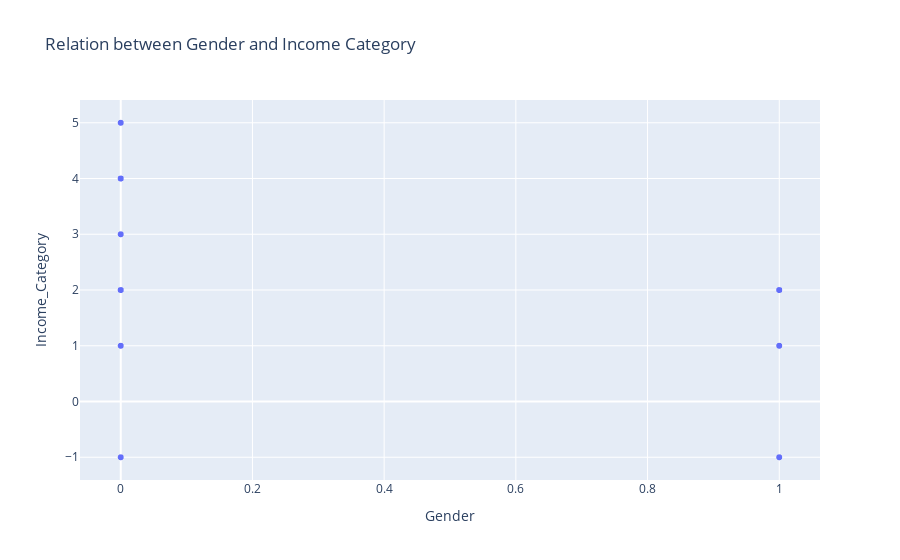

The cell this chart's notebook holds for it:
### Code cell
fig = px.scatter(data, x= 'Gender', y='Income_Category',title= 'Relation between Gender and Income Category')
fig.show()

### Figure 1 — Plotly figure (JSON) as saved in the notebook; plotly's stock layout.template omitted (floating-point values rounded to 4 significant figures; data arrays with more than 128 entries replaced by an {"elided": "..."} marker saying what was removed)
{"data": [{"hovertemplate": "Gender=%{x}<br>Income_Category=%{y}<extra></extra>", "legendgroup": "", "marker": {"color": "#636efa", "symbol": "circle"}, "mode": "markers", "name": "", "showlegend": false, "type": "scattergl", "x": {"elided": "10127 float values"}, "xaxis": "x", "y": {"elided": "10127 int values"}, "yaxis": "y"}], "layout": {"legend": {"tracegroupgap": 0}, "title": {"text": "Relation between Gender and Income Category"}, "xaxis": {"anchor": "y", "domain": [0, 1], "title": {"text": "Gender"}}, "yaxis": {"anchor": "x", "domain": [0, 1], "title": {"text": "Income_Category"}}}}
